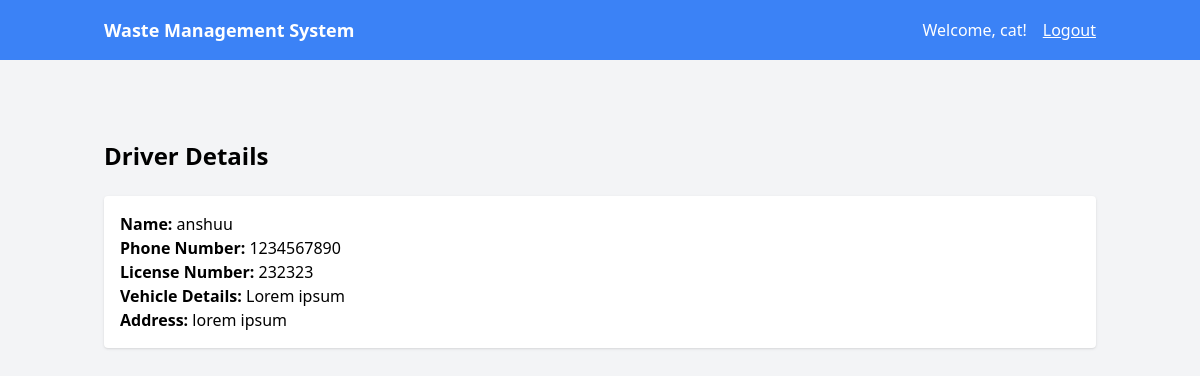
Page /driver/details/28/ (signed in) on the committed database.
### driverapp/models.py (models this page shows, shortened)
class DriverProfile(models.Model):
    user = models.OneToOneField(User, on_delete=models.CASCADE, related_name='driver_profile')
    license_number = models.CharField(max_length=50)
    phone_number = models.CharField(max_length=15)
    vehicle_details = models.TextField()
    address = models.TextField()
    created_at = models.DateTimeField(auto_now_add=True)

### account_app/decorators.py (the view)
        def _wrapped_view(request, *args, **kwargs):
            if request.user.is_authenticated:
                if request.user.is_superuser:
                    if 'admin' in allowed_roles:  # Admin-only pages
                        return view_func(request, *args, **kwargs)
                    else:
                        return HttpResponseForbidden("Admins cannot access this page.")
                if hasattr(request.user, 'userprofile') and request.user.userprofile.role in allowed_roles:
                    return view_func(request, *args, **kwargs)
                else:
                    return HttpResponseForbidden("You do not have permission to access this page.")
            else:
                return redirect('login_user')  # Replace with your login URL name

### driverapp/views.py (called while the page is built)
@role_required(allowed_roles=['user'])
def view_driver_details(request, driver_id):
    driver_profile = get_object_or_404(DriverProfile, user_id=driver_id)
    return render(request, 'driverapp/driver_details.html', {
        'driver_profile': driver_profile
    })

### templates/driverapp/driver_details.html
{% extends "driverapp/base.html" %}
{% block content %}
<div class="container mx-auto mt-8 p-4">
    <h2 class="text-2xl font-bold mb-6">Driver Details</h2>
    <div class="p-4 bg-white shadow rounded">
        <p><strong>Name:</strong> {{ driver_profile.user.username }}</p>
        <p><strong>Phone Number:</strong> {{ driver_profile.phone_number }}</p>
        <p><strong>License Number:</strong> {{ driver_profile.license_number }}</p>
        <p><strong>Vehicle Details:</strong> {{ driver_profile.vehicle_details }}</p>
        <p><strong>Address:</strong> {{ driver_profile.address }}</p>
    </div>
</div>
{% endblock %}

### templates/driverapp/base.html (shortened to what this page needs)
<!DOCTYPE html>
<html lang="en">
<head>
    <script src="https://cdn.tailwindcss.com"></script>
</head>
<body class="bg-gray-100">
    <nav class="bg-blue-500 text-white">
        <div class="container mx-auto flex items-center justify-between p-4">
            <a href="#" class="text-lg font-bold">Waste Management System</a>
            <div id="mobile-menu" class="hidden lg:flex space-x-4">
                {% if user.is_authenticated %}
                    <span>Welcome, {{ user.username }}!</span>
                    <a href="{% url 'logout_user' %}" class="underline">Logout</a>
                {% else %}
                    <a href="{% url 'login_user' %}" class="underline">Login</a>
                {% endif %}
            </div>
        </div>
    </nav>
    <main class="py-8">
        {% block content %}{% endblock %}
    </main>
</body>
</html>

### rows in the picture
DriverProfile: user.username "anshuu", phone_number "1234567890", license_number "232323", vehicle_details "Lorem ipsum", address "lorem ipsum"

### other values in the picture
{{ user.username }} "cat"
